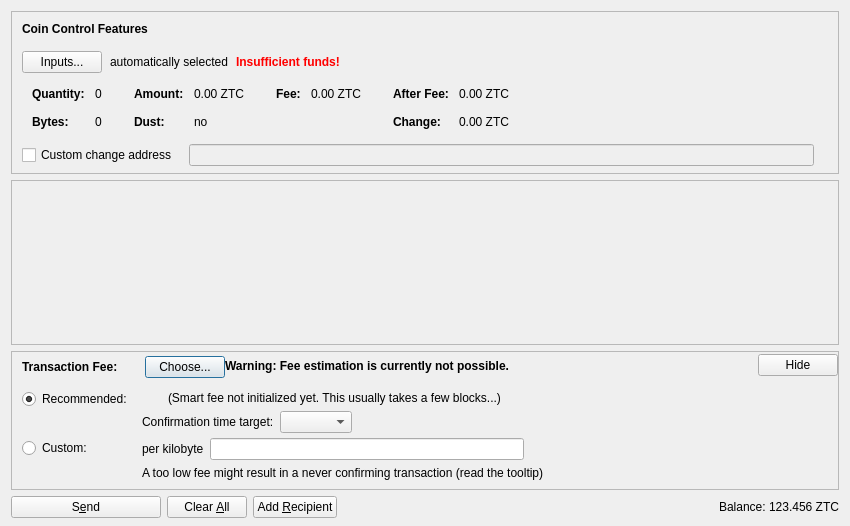
<?xml version="1.0" encoding="UTF-8"?>
<ui version="4.0">
 <class>SendCoinsDialog</class>
 <widget class="QDialog" name="SendCoinsDialog">
  <property name="geometry">
   <rect>
    <x>0</x>
    <y>0</y>
    <width>850</width>
    <height>526</height>
   </rect>
  </property>
  <property name="windowTitle">
   <string>Send Coins</string>
  </property>
  <layout class="QVBoxLayout" name="verticalLayout" stretch="0,1,0,0">
   <property name="bottomMargin">
    <number>8</number>
   </property>
   <item>
    <widget class="QFrame" name="frameCoinControl">
     <property name="sizePolicy">
      <sizepolicy hsizetype="Expanding" vsizetype="Expanding">
       <horstretch>0</horstretch>
       <verstretch>0</verstretch>
      </sizepolicy>
     </property>
     <property name="maximumSize">
      <size>
       <width>16777215</width>
       <height>16777215</height>
      </size>
     </property>
     <property name="frameShape">
      <enum>QFrame::StyledPanel</enum>
     </property>
     <property name="frameShadow">
      <enum>QFrame::Sunken</enum>
     </property>
     <layout class="QVBoxLayout" name="verticalLayoutCoinControl2">
      <property name="spacing">
       <number>0</number>
      </property>
      <property name="leftMargin">
       <number>0</number>
      </property>
      <property name="topMargin">
       <number>0</number>
      </property>
      <property name="rightMargin">
       <number>0</number>
      </property>
      <property name="bottomMargin">
       <number>6</number>
      </property>
      <item>
       <layout class="QVBoxLayout" name="verticalLayoutCoinControl" stretch="0,0,0,0,1">
        <property name="spacing">
         <number>0</number>
        </property>
        <property name="leftMargin">
         <number>10</number>
        </property>
        <property name="topMargin">
         <number>10</number>
        </property>
        <item>
         <layout class="QHBoxLayout" name="horizontalLayoutCoinControl1">
          <property name="bottomMargin">
           <number>15</number>
          </property>
          <item>
           <widget class="QLabel" name="labelCoinControlFeatures">
            <property name="sizePolicy">
             <sizepolicy hsizetype="Preferred" vsizetype="Maximum">
              <horstretch>0</horstretch>
              <verstretch>0</verstretch>
             </sizepolicy>
            </property>
            <property name="font">
             <font>
              <weight>75</weight>
              <bold>true</bold>
             </font>
            </property>
            <property name="styleSheet">
             <string notr="true">font-weight:bold;</string>
            </property>
            <property name="text">
             <string>Coin Control Features</string>
            </property>
           </widget>
          </item>
         </layout>
        </item>
        <item>
         <layout class="QHBoxLayout" name="horizontalLayoutCoinControl2" stretch="0,0,0,0">
          <property name="spacing">
           <number>8</number>
          </property>
          <property name="bottomMargin">
           <number>10</number>
          </property>
          <item>
           <widget class="QPushButton" name="pushButtonCoinControl">
            <property name="styleSheet">
             <string notr="true"/>
            </property>
            <property name="text">
             <string>Inputs...</string>
            </property>
            <property name="autoDefault">
             <bool>false</bool>
            </property>
           </widget>
          </item>
          <item>
           <widget class="QLabel" name="labelCoinControlAutomaticallySelected">
            <property name="text">
             <string>automatically selected</string>
            </property>
            <property name="margin">
             <number>5</number>
            </property>
           </widget>
          </item>
          <item>
           <widget class="QLabel" name="labelCoinControlInsuffFunds">
            <property name="font">
             <font>
              <weight>75</weight>
              <bold>true</bold>
             </font>
            </property>
            <property name="styleSheet">
             <string notr="true">color:red;font-weight:bold;</string>
            </property>
            <property name="text">
             <string>Insufficient funds!</string>
            </property>
            <property name="margin">
             <number>5</number>
            </property>
           </widget>
          </item>
          <item>
           <spacer name="horizontalSpacerCoinControl">
            <property name="orientation">
             <enum>Qt::Horizontal</enum>
            </property>
            <property name="sizeHint" stdset="0">
             <size>
              <width>40</width>
              <height>1</height>
             </size>
            </property>
           </spacer>
          </item>
         </layout>
        </item>
        <item>
         <widget class="QWidget" name="widgetCoinControl" native="true">
          <property name="sizePolicy">
           <sizepolicy hsizetype="Preferred" vsizetype="Preferred">
            <horstretch>0</horstretch>
            <verstretch>0</verstretch>
           </sizepolicy>
          </property>
          <property name="minimumSize">
           <size>
            <width>0</width>
            <height>0</height>
           </size>
          </property>
          <property name="styleSheet">
           <string notr="true"/>
          </property>
          <layout class="QHBoxLayout" name="horizontalLayoutCoinControl5">
           <property name="leftMargin">
            <number>0</number>
           </property>
           <property name="topMargin">
            <number>0</number>
           </property>
           <property name="rightMargin">
            <number>0</number>
           </property>
           <property name="bottomMargin">
            <number>0</number>
           </property>
           <item>
            <layout class="QHBoxLayout" name="horizontalLayoutCoinControl3" stretch="0,0,0,1">
             <property name="spacing">
              <number>20</number>
             </property>
             <property name="topMargin">
              <number>0</number>
             </property>
             <property name="bottomMargin">
              <number>10</number>
             </property>
             <item>
              <layout class="QFormLayout" name="formLayoutCoinControl1">
               <property name="horizontalSpacing">
                <number>10</number>
               </property>
               <property name="verticalSpacing">
                <number>14</number>
               </property>
               <property name="leftMargin">
                <number>10</number>
               </property>
               <property name="topMargin">
                <number>4</number>
               </property>
               <property name="rightMargin">
                <number>6</number>
               </property>
               <item row="0" column="0">
                <widget class="QLabel" name="labelCoinControlQuantityText">
                 <property name="font">
                  <font>
                   <weight>75</weight>
                   <bold>true</bold>
                  </font>
                 </property>
                 <property name="text">
                  <string>Quantity:</string>
                 </property>
                 <property name="margin">
                  <number>0</number>
                 </property>
                </widget>
               </item>
               <item row="0" column="1">
                <widget class="QLabel" name="labelCoinControlQuantity">
                 <property name="cursor">
                  <cursorShape>IBeamCursor</cursorShape>
                 </property>
                 <property name="contextMenuPolicy">
                  <enum>Qt::ActionsContextMenu</enum>
                 </property>
                 <property name="text">
                  <string notr="true">0</string>
                 </property>
                 <property name="margin">
                  <number>0</number>
                 </property>
                 <property name="textInteractionFlags">
                  <set>Qt::LinksAccessibleByMouse|Qt::TextSelectableByKeyboard|Qt::TextSelectableByMouse</set>
                 </property>
                </widget>
               </item>
               <item row="1" column="0">
                <widget class="QLabel" name="labelCoinControlBytesText">
                 <property name="font">
                  <font>
                   <weight>75</weight>
                   <bold>true</bold>
                  </font>
                 </property>
                 <property name="text">
                  <string>Bytes:</string>
                 </property>
                </widget>
               </item>
               <item row="1" column="1">
                <widget class="QLabel" name="labelCoinControlBytes">
                 <property name="cursor">
                  <cursorShape>IBeamCursor</cursorShape>
                 </property>
                 <property name="contextMenuPolicy">
                  <enum>Qt::ActionsContextMenu</enum>
                 </property>
                 <property name="text">
                  <string notr="true">0</string>
                 </property>
                 <property name="textInteractionFlags">
                  <set>Qt::LinksAccessibleByMouse|Qt::TextSelectableByKeyboard|Qt::TextSelectableByMouse</set>
                 </property>
                </widget>
               </item>
              </layout>
             </item>
             <item>
              <layout class="QFormLayout" name="formLayoutCoinControl2">
               <property name="horizontalSpacing">
                <number>10</number>
               </property>
               <property name="verticalSpacing">
                <number>14</number>
               </property>
               <property name="leftMargin">
                <number>6</number>
               </property>
               <property name="topMargin">
                <number>4</number>
               </property>
               <property name="rightMargin">
                <number>6</number>
               </property>
               <item row="0" column="0">
                <widget class="QLabel" name="labelCoinControlAmountText">
                 <property name="font">
                  <font>
                   <weight>75</weight>
                   <bold>true</bold>
                  </font>
                 </property>
                 <property name="text">
                  <string>Amount:</string>
                 </property>
                 <property name="margin">
                  <number>0</number>
                 </property>
                </widget>
               </item>
               <item row="0" column="1">
                <widget class="QLabel" name="labelCoinControlAmount">
                 <property name="cursor">
                  <cursorShape>IBeamCursor</cursorShape>
                 </property>
                 <property name="contextMenuPolicy">
                  <enum>Qt::ActionsContextMenu</enum>
                 </property>
                 <property name="text">
                  <string notr="true">0.00 ZTC</string>
                 </property>
                 <property name="textInteractionFlags">
                  <set>Qt::LinksAccessibleByMouse|Qt::TextSelectableByKeyboard|Qt::TextSelectableByMouse</set>
                 </property>
                </widget>
               </item>
               <item row="1" column="0">
                <widget class="QLabel" name="labelCoinControlLowOutputText">
                 <property name="font">
                  <font>
                   <weight>75</weight>
                   <bold>true</bold>
                  </font>
                 </property>
                 <property name="text">
                  <string>Dust:</string>
                 </property>
                </widget>
               </item>
               <item row="1" column="1">
                <widget class="QLabel" name="labelCoinControlLowOutput">
                 <property name="cursor">
                  <cursorShape>IBeamCursor</cursorShape>
                 </property>
                 <property name="contextMenuPolicy">
                  <enum>Qt::ActionsContextMenu</enum>
                 </property>
                 <property name="text">
                  <string notr="true">no</string>
                 </property>
                 <property name="textInteractionFlags">
                  <set>Qt::LinksAccessibleByMouse|Qt::TextSelectableByKeyboard|Qt::TextSelectableByMouse</set>
                 </property>
                </widget>
               </item>
              </layout>
             </item>
             <item>
              <layout class="QFormLayout" name="formLayoutCoinControl3">
               <property name="horizontalSpacing">
                <number>10</number>
               </property>
               <property name="verticalSpacing">
                <number>14</number>
               </property>
               <property name="leftMargin">
                <number>6</number>
               </property>
               <property name="topMargin">
                <number>4</number>
               </property>
               <property name="rightMargin">
                <number>6</number>
               </property>
               <item row="0" column="0">
                <widget class="QLabel" name="labelCoinControlFeeText">
                 <property name="font">
                  <font>
                   <weight>75</weight>
                   <bold>true</bold>
                  </font>
                 </property>
                 <property name="text">
                  <string>Fee:</string>
                 </property>
                 <property name="margin">
                  <number>0</number>
                 </property>
                </widget>
               </item>
               <item row="0" column="1">
                <widget class="QLabel" name="labelCoinControlFee">
                 <property name="cursor">
                  <cursorShape>IBeamCursor</cursorShape>
                 </property>
                 <property name="contextMenuPolicy">
                  <enum>Qt::ActionsContextMenu</enum>
                 </property>
                 <property name="text">
                  <string notr="true">0.00 ZTC</string>
                 </property>
                 <property name="textInteractionFlags">
                  <set>Qt::LinksAccessibleByMouse|Qt::TextSelectableByKeyboard|Qt::TextSelectableByMouse</set>
                 </property>
                </widget>
               </item>
              </layout>
             </item>
             <item>
              <layout class="QFormLayout" name="formLayoutCoinControl4">
               <property name="horizontalSpacing">
                <number>10</number>
               </property>
               <property name="verticalSpacing">
                <number>14</number>
               </property>
               <property name="leftMargin">
                <number>6</number>
               </property>
               <property name="topMargin">
                <number>4</number>
               </property>
               <property name="rightMargin">
                <number>6</number>
               </property>
               <item row="0" column="0">
                <widget class="QLabel" name="labelCoinControlAfterFeeText">
                 <property name="font">
                  <font>
                   <weight>75</weight>
                   <bold>true</bold>
                  </font>
                 </property>
                 <property name="text">
                  <string>After Fee:</string>
                 </property>
                 <property name="margin">
                  <number>0</number>
                 </property>
                </widget>
               </item>
               <item row="0" column="1">
                <widget class="QLabel" name="labelCoinControlAfterFee">
                 <property name="cursor">
                  <cursorShape>IBeamCursor</cursorShape>
                 </property>
                 <property name="contextMenuPolicy">
                  <enum>Qt::ActionsContextMenu</enum>
                 </property>
                 <property name="text">
                  <string notr="true">0.00 ZTC</string>
                 </property>
                 <property name="textInteractionFlags">
                  <set>Qt::LinksAccessibleByMouse|Qt::TextSelectableByKeyboard|Qt::TextSelectableByMouse</set>
                 </property>
                </widget>
               </item>
               <item row="1" column="0">
                <widget class="QLabel" name="labelCoinControlChangeText">
                 <property name="font">
                  <font>
                   <weight>75</weight>
                   <bold>true</bold>
                  </font>
                 </property>
                 <property name="text">
                  <string>Change:</string>
                 </property>
                </widget>
               </item>
               <item row="1" column="1">
                <widget class="QLabel" name="labelCoinControlChange">
                 <property name="cursor">
                  <cursorShape>IBeamCursor</cursorShape>
                 </property>
                 <property name="contextMenuPolicy">
                  <enum>Qt::ActionsContextMenu</enum>
                 </property>
                 <property name="text">
                  <string notr="true">0.00 ZTC</string>
                 </property>
                 <property name="textInteractionFlags">
                  <set>Qt::LinksAccessibleByMouse|Qt::TextSelectableByKeyboard|Qt::TextSelectableByMouse</set>
                 </property>
                </widget>
               </item>
              </layout>
             </item>
            </layout>
           </item>
          </layout>
         </widget>
        </item>
        <item>
         <layout class="QHBoxLayout" name="horizontalLayoutCoinControl4" stretch="0,0,0">
          <property name="spacing">
           <number>12</number>
          </property>
          <property name="sizeConstraint">
           <enum>QLayout::SetDefaultConstraint</enum>
          </property>
          <property name="topMargin">
           <number>5</number>
          </property>
          <property name="rightMargin">
           <number>5</number>
          </property>
          <item>
           <widget class="QCheckBox" name="checkBoxCoinControlChange">
            <property name="toolTip">
             <string>If this is activated, but the change address is empty or invalid, change will be sent to a newly generated address.</string>
            </property>
            <property name="text">
             <string>Custom change address</string>
            </property>
           </widget>
          </item>
          <item>
           <widget class="QValidatedLineEdit" name="lineEditCoinControlChange">
            <property name="enabled">
             <bool>false</bool>
            </property>
            <property name="sizePolicy">
             <sizepolicy hsizetype="Expanding" vsizetype="Fixed">
              <horstretch>0</horstretch>
              <verstretch>0</verstretch>
             </sizepolicy>
            </property>
           </widget>
          </item>
          <item>
           <widget class="QLabel" name="labelCoinControlChangeLabel">
            <property name="sizePolicy">
             <sizepolicy hsizetype="Preferred" vsizetype="Expanding">
              <horstretch>0</horstretch>
              <verstretch>0</verstretch>
             </sizepolicy>
            </property>
            <property name="minimumSize">
             <size>
              <width>0</width>
              <height>0</height>
             </size>
            </property>
            <property name="text">
             <string/>
            </property>
            <property name="margin">
             <number>3</number>
            </property>
           </widget>
          </item>
         </layout>
        </item>
        <item>
         <spacer name="verticalSpacerCoinControl">
          <property name="orientation">
           <enum>Qt::Vertical</enum>
          </property>
          <property name="sizeHint" stdset="0">
           <size>
            <width>800</width>
            <height>1</height>
           </size>
          </property>
         </spacer>
        </item>
       </layout>
      </item>
     </layout>
    </widget>
   </item>
   <item>
    <widget class="QScrollArea" name="scrollArea">
     <property name="widgetResizable">
      <bool>true</bool>
     </property>
     <widget class="QWidget" name="scrollAreaWidgetContents">
      <property name="geometry">
       <rect>
        <x>0</x>
        <y>0</y>
        <width>830</width>
        <height>104</height>
       </rect>
      </property>
      <layout class="QVBoxLayout" name="verticalLayout_2" stretch="0,1">
       <property name="leftMargin">
        <number>0</number>
       </property>
       <property name="topMargin">
        <number>0</number>
       </property>
       <property name="rightMargin">
        <number>0</number>
       </property>
       <property name="bottomMargin">
        <number>0</number>
       </property>
       <item>
        <layout class="QVBoxLayout" name="entries">
         <property name="spacing">
          <number>6</number>
         </property>
        </layout>
       </item>
       <item>
        <spacer name="verticalSpacer">
         <property name="orientation">
          <enum>Qt::Vertical</enum>
         </property>
         <property name="sizeHint" stdset="0">
          <size>
           <width>20</width>
           <height>40</height>
          </size>
         </property>
        </spacer>
       </item>
      </layout>
     </widget>
    </widget>
   </item>
   <item>
    <widget class="QFrame" name="frameFee">
     <property name="sizePolicy">
      <sizepolicy hsizetype="Expanding" vsizetype="Expanding">
       <horstretch>0</horstretch>
       <verstretch>0</verstretch>
      </sizepolicy>
     </property>
     <property name="maximumSize">
      <size>
       <width>16777215</width>
       <height>16777215</height>
      </size>
     </property>
     <property name="frameShape">
      <enum>QFrame::StyledPanel</enum>
     </property>
     <property name="frameShadow">
      <enum>QFrame::Sunken</enum>
     </property>
     <layout class="QVBoxLayout" name="verticalLayoutFee1">
      <property name="spacing">
       <number>0</number>
      </property>
      <property name="leftMargin">
       <number>0</number>
      </property>
      <property name="topMargin">
       <number>0</number>
      </property>
      <property name="rightMargin">
       <number>0</number>
      </property>
      <property name="bottomMargin">
       <number>0</number>
      </property>
      <item>
       <layout class="QVBoxLayout" name="verticalLayoutFee2" stretch="0,0,0">
        <property name="spacing">
         <number>0</number>
        </property>
        <property name="leftMargin">
         <number>10</number>
        </property>
        <property name="topMargin">
         <number>0</number>
        </property>
        <item>
         <layout class="QHBoxLayout" name="horizontalLayoutFee1">
          <property name="bottomMargin">
           <number>0</number>
          </property>
          <item>
           <layout class="QVBoxLayout" name="verticalLayoutFee7">
            <property name="spacing">
             <number>0</number>
            </property>
            <item>
             <spacer name="verticalSpacerSmartFee">
              <property name="orientation">
               <enum>Qt::Vertical</enum>
              </property>
              <property name="sizeType">
               <enum>QSizePolicy::Fixed</enum>
              </property>
              <property name="sizeHint" stdset="0">
               <size>
                <width>1</width>
                <height>4</height>
               </size>
              </property>
             </spacer>
            </item>
            <item>
             <layout class="QHBoxLayout" name="horizontalLayoutSmartFee">
              <property name="spacing">
               <number>10</number>
              </property>
              <item>
               <widget class="QLabel" name="labelFeeHeadline">
                <property name="sizePolicy">
                 <sizepolicy hsizetype="Preferred" vsizetype="Maximum">
                  <horstretch>0</horstretch>
                  <verstretch>0</verstretch>
                 </sizepolicy>
                </property>
                <property name="font">
                 <font>
                  <weight>75</weight>
                  <bold>true</bold>
                 </font>
                </property>
                <property name="styleSheet">
                 <string notr="true">font-weight:bold;</string>
                </property>
                <property name="text">
                 <string>Transaction Fee:</string>
                </property>
               </widget>
              </item>
              <item>
               <widget class="QLabel" name="labelFeeMinimized">
                <property name="text">
                 <string/>
                </property>
               </widget>
              </item>
              <item>
               <widget class="QPushButton" name="buttonChooseFee">
                <property name="text">
                 <string>Choose...</string>
                </property>
               </widget>
              </item>
             </layout>
            </item>
            <item>
             <spacer name="verticalSpacer_5">
              <property name="orientation">
               <enum>Qt::Vertical</enum>
              </property>
              <property name="sizeHint" stdset="0">
               <size>
                <width>1</width>
                <height>1</height>
               </size>
              </property>
             </spacer>
            </item>
           </layout>
          </item>
          <item>
           <widget class="QLabel" name="fallbackFeeWarningLabel">
            <property name="toolTip">
             <string>Using the fallbackfee can result in sending a transaction that will take several hours or days (or never) to confirm. Consider choosing your fee manually or wait until you have validated the complete chain.</string>
            </property>
            <property name="font">
            <font>
                <weight>75</weight>
                <bold>true</bold>
            </font>
            </property>
            <property name="text">
             <string>Warning: Fee estimation is currently not possible.</string>
            </property>
            <property name="wordWrap">
             <bool>false</bool>
            </property>
           </widget>
          </item>
          <item>
           <spacer name="horizontalSpacer_4">
            <property name="orientation">
             <enum>Qt::Horizontal</enum>
            </property>
            <property name="sizeType">
             <enum>QSizePolicy::MinimumExpanding</enum>
            </property>
            <property name="sizeHint" stdset="0">
             <size>
              <width>40</width>
              <height>20</height>
             </size>
            </property>
           </spacer>
          </item>
          <item>
           <widget class="QPushButton" name="buttonMinimizeFee">
            <property name="toolTip">
             <string>collapse fee-settings</string>
            </property>
            <property name="text">
             <string>Hide</string>
            </property>
           </widget>
          </item>
         </layout>
        </item>
        <item>
         <widget class="QFrame" name="frameFeeSelection">
          <layout class="QVBoxLayout" name="verticalLayoutFee12">
           <property name="spacing">
            <number>0</number>
           </property>
           <property name="leftMargin">
            <number>0</number>
           </property>
           <property name="topMargin">
            <number>0</number>
           </property>
           <property name="rightMargin">
            <number>0</number>
           </property>
           <property name="bottomMargin">
            <number>0</number>
           </property>
           <item>
            <layout class="QGridLayout" name="gridLayoutFee">
             <property name="topMargin">
              <number>10</number>
             </property>
             <property name="bottomMargin">
              <number>4</number>
             </property>
             <property name="horizontalSpacing">
              <number>10</number>
             </property>
             <property name="verticalSpacing">
              <number>4</number>
             </property>
             <item row="1" column="1">
              <layout class="QVBoxLayout" name="verticalLayoutFee8">
               <property name="spacing">
                <number>6</number>
               </property>
               <item>
                <layout class="QHBoxLayout" name="horizontalLayoutFee13">
                 <item>
                  <widget class="QLabel" name="labelCustomPerKilobyte">
                   <property name="toolTip">
                    <string>Specify a custom fee per kB (1,000 bytes) of the transaction's virtual size.

Note:  Since the fee is calculated on a per-byte basis, a fee of "100 satoshis per kB" for a transaction size of 500 bytes (half of 1 kB) would ultimately yield a fee of only 50 satoshis.</string>
                   </property>
                   <property name="text">
                    <string>per kilobyte</string>
                   </property>
                  </widget>
                 </item>
                 <item>
                  <widget class="BitcoinAmountField" name="customFee"/>
                 </item>
                 <item>
                  <spacer name="horizontalSpacer_6">
                   <property name="orientation">
                    <enum>Qt::Horizontal</enum>
                   </property>
                   <property name="sizeHint" stdset="0">
                    <size>
                     <width>1</width>
                     <height>1</height>
                    </size>
                   </property>
                  </spacer>
                 </item>
                </layout>
               </item>
               <item>
                <layout class="QHBoxLayout" name="horizontalLayoutFee8">
                 <item>
                  <widget class="QLabel" name="labelCustomFeeWarning">
                   <property name="enabled">
                    <bool>true</bool>
                   </property>
                   <property name="toolTip">
                    <string>When there is less transaction volume than space in the blocks, miners as well as relaying nodes may enforce a minimum fee. Paying only this minimum fee is just fine, but be aware that this can result in a never confirming transaction once there is more demand for seizecoin transactions than the network can process.</string>
                   </property>
                   <property name="text">
                    <string>A too low fee might result in a never confirming transaction (read the tooltip)</string>
                   </property>
                  </widget>
                 </item>
                 <item>
                  <spacer name="horizontalSpacer_2">
                   <property name="orientation">
                    <enum>Qt::Horizontal</enum>
                   </property>
                   <property name="sizeHint" stdset="0">
                    <size>
                     <width>1</width>
                     <height>1</height>
                    </size>
                   </property>
                  </spacer>
                 </item>
                </layout>
               </item>
              </layout>
             </item>
             <item row="0" column="0">
              <layout class="QVBoxLayout" name="verticalLayoutFee4" stretch="0,1">
               <item>
                <widget class="QRadioButton" name="radioSmartFee">
                 <property name="text">
                  <string>Recommended:</string>
                 </property>
                 <property name="checked">
                  <bool>true</bool>
                 </property>
                 <attribute name="buttonGroup">
                  <string notr="true">groupFee</string>
                 </attribute>
                </widget>
               </item>
               <item>
                <spacer name="verticalSpacer_2">
                 <property name="orientation">
                  <enum>Qt::Vertical</enum>
                 </property>
                 <property name="sizeHint" stdset="0">
                  <size>
                   <width>1</width>
                   <height>1</height>
                  </size>
                 </property>
                </spacer>
               </item>
              </layout>
             </item>
             <item row="1" column="0">
              <layout class="QVBoxLayout" name="verticalLayoutFee9" stretch="0,1">
               <item>
                <widget class="QRadioButton" name="radioCustomFee">
                 <property name="text">
                  <string>Custom:</string>
                 </property>
                 <attribute name="buttonGroup">
                  <string notr="true">groupFee</string>
                 </attribute>
                </widget>
               </item>
               <item>
                <spacer name="verticalSpacer_6">
                 <property name="orientation">
                  <enum>Qt::Vertical</enum>
                 </property>
                 <property name="sizeHint" stdset="0">
                  <size>
                   <width>1</width>
                   <height>1</height>
                  </size>
                 </property>
                </spacer>
               </item>
              </layout>
             </item>
             <item row="0" column="1">
              <layout class="QVBoxLayout" name="verticalLayoutFee3" stretch="0,0,1">
               <property name="spacing">
                <number>6</number>
               </property>
               <property name="topMargin">
                <number>2</number>
               </property>
               <item>
                <layout class="QHBoxLayout" name="horizontalLayoutFee12">
                 <item>
                  <widget class="QLabel" name="labelSmartFee">
                   <property name="text">
                    <string/>
                   </property>
                  </widget>
                 </item>
                 <item>
                  <widget class="QLabel" name="labelFeeEstimation">
                   <property name="text">
                    <string/>
                   </property>
                  </widget>
                 </item>
                 <item>
                  <widget class="QLabel" name="labelSmartFee2">
                   <property name="text">
                    <string>(Smart fee not initialized yet. This usually takes a few blocks...)</string>
                   </property>
                  </widget>
                 </item>
                 <item>
                  <spacer name="horizontalSpacer_5">
                   <property name="orientation">
                    <enum>Qt::Horizontal</enum>
                   </property>
                   <property name="sizeHint" stdset="0">
                    <size>
                     <width>1</width>
                     <height>1</height>
                    </size>
                   </property>
                  </spacer>
                 </item>
                </layout>
               </item>
               <item>
                <layout class="QHBoxLayout" name="horizontalLayoutFee9">
                 <item>
                  <layout class="QVBoxLayout" name="verticalLayoutFee6">
                   <item>
                    <widget class="QLabel" name="labelSmartFee3">
                     <property name="text">
                      <string>Confirmation time target:</string>
                     </property>
                    </widget>
                   </item>
                  </layout>
                 </item>
                 <item>
                  <layout class="QVBoxLayout" name="verticalLayoutFee5">
                   <property name="rightMargin">
                    <number>30</number>
                   </property>
                   <item>
                    <layout class="QHBoxLayout" name="horizontalLayoutConfTarget">
                     <property name="bottomMargin">
                      <number>0</number>
                     </property>
                     <item>
                      <widget class="QComboBox" name="confTargetSelector"/>
                     </item>
                     <item>
                      <spacer name="horizontalSpacerConfTarget">
                       <property name="orientation">
                        <enum>Qt::Horizontal</enum>
                       </property>
                       <property name="sizeHint" stdset="0">
                        <size>
                         <width>40</width>
                         <height>20</height>
                        </size>
                       </property>
                      </spacer>
                     </item>
                    </layout>
                   </item>
                  </layout>
                 </item>
                </layout>
               </item>
               <item>
                <spacer name="verticalSpacer_4">
                 <property name="orientation">
                  <enum>Qt::Vertical</enum>
                 </property>
                 <property name="sizeHint" stdset="0">
                  <size>
                   <width>1</width>
                   <height>1</height>
                  </size>
                 </property>
                </spacer>
               </item>
              </layout>
             </item>
            </layout>
           </item>
          </layout>
         </widget>
        </item>
        <item>
         <spacer name="verticalSpacerFee">
          <property name="orientation">
           <enum>Qt::Vertical</enum>
          </property>
          <property name="sizeHint" stdset="0">
           <size>
            <width>40</width>
            <height>5</height>
           </size>
          </property>
         </spacer>
        </item>
       </layout>
      </item>
     </layout>
    </widget>
   </item>
   <item>
    <layout class="QHBoxLayout" name="horizontalLayout">
     <item>
      <widget class="QPushButton" name="sendButton">
       <property name="minimumSize">
        <size>
         <width>150</width>
         <height>0</height>
        </size>
       </property>
       <property name="toolTip">
        <string>Confirm the send action</string>
       </property>
       <property name="text">
        <string>S&amp;end</string>
       </property>
       <property name="icon">
        <iconset resource="../bitcoin.qrc">
         <normaloff>:/icons/send</normaloff>:/icons/send</iconset>
       </property>
       <property name="autoDefault">
        <bool>false</bool>
       </property>
       <property name="default">
        <bool>false</bool>
       </property>
      </widget>
     </item>
     <item>
      <widget class="QPushButton" name="clearButton">
       <property name="sizePolicy">
        <sizepolicy hsizetype="Minimum" vsizetype="Fixed">
         <horstretch>0</horstretch>
         <verstretch>0</verstretch>
        </sizepolicy>
       </property>
       <property name="toolTip">
        <string>Clear all fields of the form.</string>
       </property>
       <property name="text">
        <string>Clear &amp;All</string>
       </property>
       <property name="icon">
        <iconset resource="../bitcoin.qrc">
         <normaloff>:/icons/remove</normaloff>:/icons/remove</iconset>
       </property>
       <property name="autoDefault">
        <bool>false</bool>
       </property>
      </widget>
     </item>
     <item>
      <widget class="QPushButton" name="addButton">
       <property name="toolTip">
        <string>Send to multiple recipients at once</string>
       </property>
       <property name="text">
        <string>Add &amp;Recipient</string>
       </property>
       <property name="icon">
        <iconset resource="../bitcoin.qrc">
         <normaloff>:/icons/add</normaloff>:/icons/add</iconset>
       </property>
       <property name="autoDefault">
        <bool>false</bool>
       </property>
      </widget>
     </item>
     <item>
      <spacer name="horizontalSpacer">
       <property name="orientation">
        <enum>Qt::Horizontal</enum>
       </property>
       <property name="sizeHint" stdset="0">
        <size>
         <width>40</width>
         <height>20</height>
        </size>
       </property>
      </spacer>
     </item>
     <item>
      <layout class="QHBoxLayout" name="horizontalLayout_2">
       <property name="spacing">
        <number>3</number>
       </property>
       <item>
        <widget class="QLabel" name="label">
         <property name="sizePolicy">
          <sizepolicy hsizetype="Preferred" vsizetype="Fixed">
           <horstretch>0</horstretch>
           <verstretch>0</verstretch>
          </sizepolicy>
         </property>
         <property name="text">
          <string>Balance:</string>
         </property>
        </widget>
       </item>
       <item>
        <widget class="QLabel" name="labelBalance">
         <property name="sizePolicy">
          <sizepolicy hsizetype="Preferred" vsizetype="Fixed">
           <horstretch>0</horstretch>
           <verstretch>0</verstretch>
          </sizepolicy>
         </property>
         <property name="cursor">
          <cursorShape>IBeamCursor</cursorShape>
         </property>
         <property name="text">
          <string notr="true">123.456 ZTC</string>
         </property>
         <property name="textInteractionFlags">
          <set>Qt::LinksAccessibleByMouse|Qt::TextSelectableByKeyboard|Qt::TextSelectableByMouse</set>
         </property>
        </widget>
       </item>
      </layout>
     </item>
    </layout>
   </item>
  </layout>
 </widget>
 <customwidgets>
  <customwidget>
   <class>QValidatedLineEdit</class>
   <extends>QLineEdit</extends>
   <header>qt/qvalidatedlineedit.h</header>
  </customwidget>
  <customwidget>
   <class>BitcoinAmountField</class>
   <extends>QLineEdit</extends>
   <header>qt/bitcoinamountfield.h</header>
   <container>1</container>
  </customwidget>
 </customwidgets>
 <resources>
  <include location="../bitcoin.qrc"/>
 </resources>
 <connections/>
 <buttongroups>
  <buttongroup name="groupFee"/>
 </buttongroups>
</ui>
